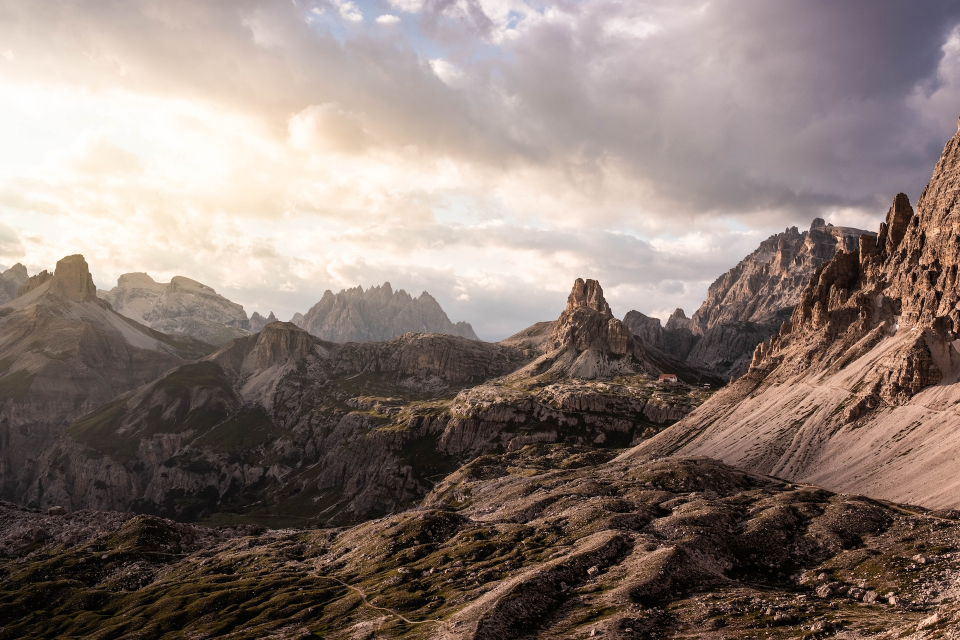
#> input picture imageProcessing/week7/blue-screen-effect-OpenCV-master/severin-hoin-jkM4W3VnfHg-unsplash.jpg, 1920 x 1280 px, found by its file name (shown at 1/2 size)
$ python Trackbar.py
#> lines starting #> are read from the running program, lines starting #| are printed output that depends on the picture
import cv2 as cv
import numpy as np

video = cv.VideoCapture("imageProcessing/week7/blue-screen-effect-OpenCV-master/137986 (1080p).mp4")
image = cv.imread("imageProcessing/week7/blue-screen-effect-OpenCV-master/severin-hoin-jkM4W3VnfHg-unsplash.jpg")
#> image is the input picture: shape (1280, 1920, 3); mean B, G, R 115.6, 122.6, 137.6

cv.namedWindow("Trackbars")
cv.resizeWindow("Trackbars", 300, 300)

cv.createTrackbar(" L - H ", "Trackbars", 0, 255, lambda x: None)
cv.createTrackbar(" L - S ", "Trackbars", 0, 255, lambda x: None)
cv.createTrackbar(" L - V ", "Trackbars", 0, 255, lambda x: None)
cv.createTrackbar(" U - H ", "Trackbars", 220, 255, lambda x: None)
cv.createTrackbar(" U - S ", "Trackbars", 255, 255, lambda x: None)
cv.createTrackbar(" U - V ", "Trackbars", 255, 255, lambda x: None)

while True:
    ret, frame = video.read()
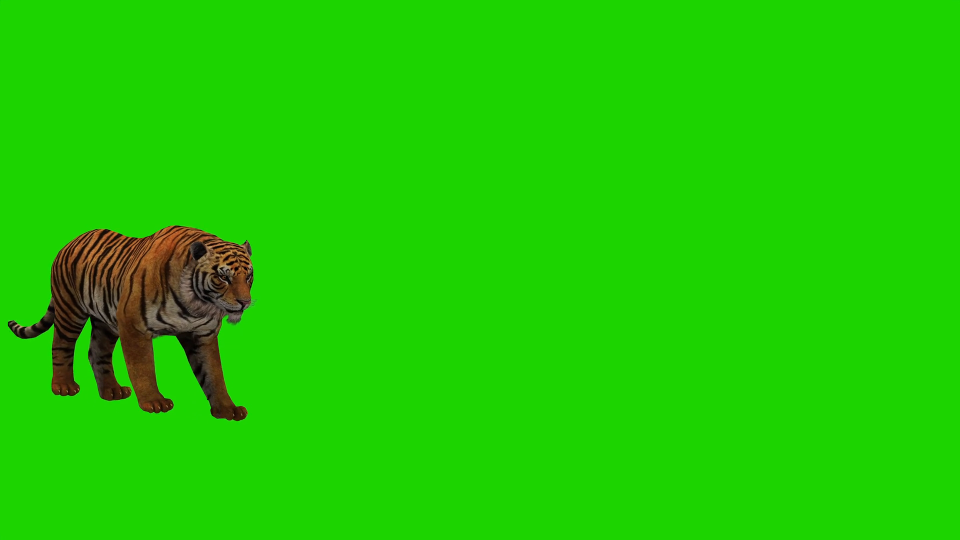
#> input picture frame 31 of imageProcessing/week7/blue-screen-effect-OpenCV-master/137986 (1080p).mp4, 1920 x 1080 px (shown at 1/2 size)
#> frame is the input picture: shape (1080, 1920, 3); mean B, G, R 1.8, 203.5, 30.8

    if not ret:
        break

    frame = cv.resize(frame, (640, 480))
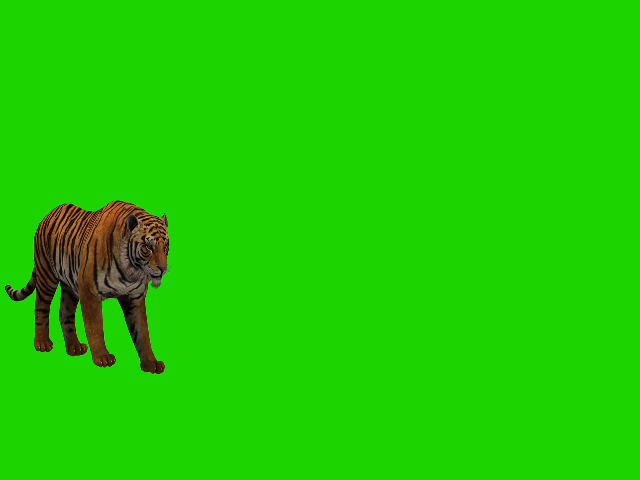
#> frame: shape (480, 640, 3); mean B, G, R 1.8, 203.5, 30.8
    hsv = cv.cvtColor(frame, cv.COLOR_BGR2HSV)
#> hsv: shape (480, 640, 3); mean H, S, V 53.8, 249.9, 204.9

    l_h = cv.getTrackbarPos(" L - H ", "Trackbars")
    l_s = cv.getTrackbarPos(" L - S ", "Trackbars")
    l_v = cv.getTrackbarPos(" L - V ", "Trackbars")
    u_h = cv.getTrackbarPos(" U - H ", "Trackbars")
    u_s = cv.getTrackbarPos(" U - S ", "Trackbars")
    u_v = cv.getTrackbarPos(" U - V ", "Trackbars")

    l_green = np.array([l_h, l_s, l_v])
    u_green = np.array([u_h, u_s, u_v])

    mask = cv.inRange(hsv, l_green, u_green)
#> mask: shape (480, 640); every value is 255
    res = cv.bitwise_and(frame, frame, mask=mask)

    # Invert the mask to select the non-green regions
    mask_inverted = cv.bitwise_not(mask)
#> mask_inverted: shape (480, 640); every value is 0

    # Create a black background image
    background_frame = np.zeros_like(frame)

    # Combine the filtered frame and the background
    combined_frame = cv.add(res, background_frame)

    cv.imshow("Green Screen Effect", combined_frame)

    # Exit if 'q' key is pressed
    k = cv.waitKey(1)
#> (key q is pressed here)
    if k == ord('q'):
        break

video.release()
cv.destroyAllWindows()
